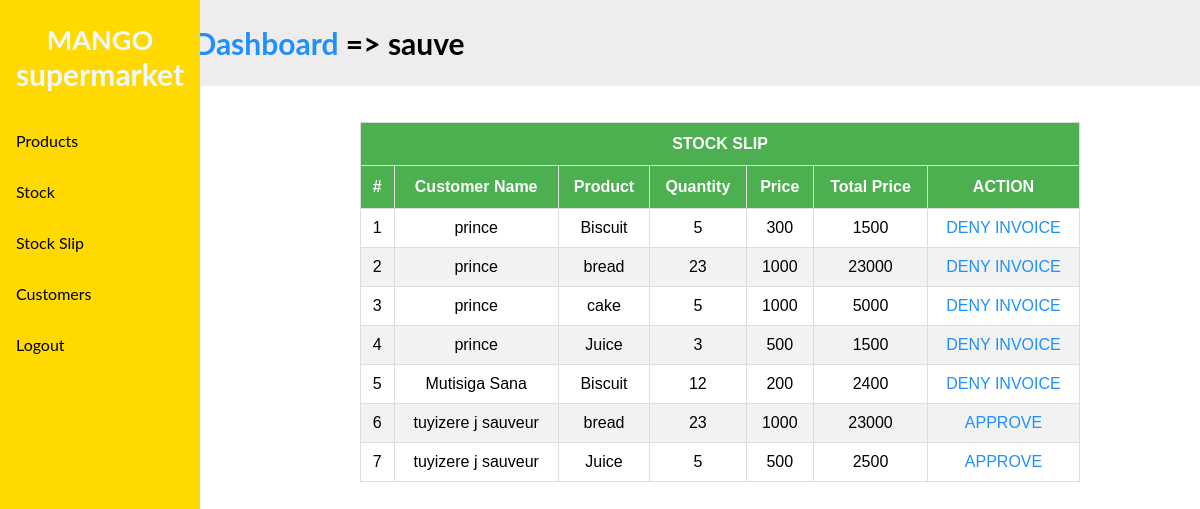
Screenshot of /stockslip.php (signed in) with the database file from the repository.
### tables this page shows
CREATE TABLE `product` (
  `productId` int(11) NOT NULL,
  `ProductName` text NOT NULL
);

CREATE TABLE `customer` (
  `customerId` int(11) NOT NULL,
  `name` text NOT NULL,
  `phone` text NOT NULL,
  `address` text NOT NULL,
  `pin` text NOT NULL
);

CREATE TABLE `stockslip` (
  `slipId` int(11) NOT NULL,
  `customerId` int(11) NOT NULL,
  `stockId` text NOT NULL,
  `quantity` text NOT NULL,
  `totalprice` text NOT NULL,
  `status` tinyint(4) NOT NULL DEFAULT 0
);

CREATE TABLE `stock` (
  `stockId` int(11) NOT NULL,
  `productId` int(11) NOT NULL,
  `quantity` text NOT NULL,
  `unitPrice` text NOT NULL
);

### stockslip.php (the view, shortened to what this page needs)
<?php
include 'menus.php';
?>
<table id="customers">
<tr>
        <th colspan="7"> STOCK SLIP </th>
    </tr>
    <tr>
    <th>#</th>
    <th>Customer Name</th>
    <th>Product</th>
    <th>Quantity</th>
    <th >Price</th>
    <th>Total Price</th>
    <th>ACTION</th>
    </tr>
<?php
$sign="SELECT * FROM product,stock,customer,stockslip WHERE product.productId=stock.productId
AND stock.stockId=stockslip.stockId
AND customer.customerId=stockslip.customerId
ORDER BY stockslip.slipId DESC";
$si=$con->query($sign);
if ($si->num_rows > 0) {
    $i=1;
    while ($row=$si->fetch_assoc()) {
        $slpid=$row['slipId'];
        $stockId=$row['stockId'];
        $cname=$row['name'];
        $pname=$row['ProductName'];
        $quantity=$row['quantity'];
        $price=$row['unitPrice'];
        $total=$row['totalprice'];
        if ($row['status']==0) {
            $option='<a href="approve.php?a_id='.$slpid.'&qua='.$quantity.'&stock='.$stockId.'">APPROVE</a>';
            $invoice="";
        }
        else {
            $option='<a href="deny.php?a_id='.$slpid.'">DENY</a>';
            $invoice='<a href="invoice.php?i_id='.$slpid.'&cname='.$cname.'&pname='.$pname.'&quant='.$quantity.'&total='.$total.'&price='.$price.'">INVOICE</a>';
        }
        ?>
    <tr>
    <td><?= $i++;?></td>
    <td><?= $cname;?></td>
    <td><?= $pname;?></td>
    <td><?= $quantity;?></td>
    <td><?= $price;?></td>
    <td><?= $total;?></td>
    <td><?= $option;?> <?= $invoice;?></td>
    </tr>
        <?php
    }
}
else{
    ?>
    <tr>
        <td colspan="6">No Product Found In The Table</td>
    </tr>
    <?php
}
?>
</table>

### menus.php (shortened to what this page needs)
<?php
if (isset($_SESSION['id']) && isset($_SESSION['username'])) {
   ?>
       <link rel="stylesheet" href="./css/main.css">
   <div class="sidebar topnav print" id="myTopnav">
   <div class="title">
            <h1>MANGO <span>supermarket</span> </h1>
        </div>
  <a href="vproduct.php">Products</a>
  <a href="vstock.php">Stock</a>
  <a href="stockslip.php">Stock Slip</a>
  <a href="users.php">Customers</a>
  <a href="logout.php">Logout</a>
</div>
<div class="head print">
<h1><a class="active" href="dashboard.php">Dashboard</a> => <?= $_SESSION['username']?></h1>
</div>
   <?php
}
else {
    header("location:a_login.php");
}
?>

### css/main.css (style rules this page uses)
* { text-decoration: none; }
.title { position: relative; padding: 5px; display: inline-block; color: aliceblue; font-size: 20px; text-align: center; }
.title h1 { font-size: 27px; }
.title span { font-size: 30px; }
.sidebar { margin: 0; padding: 0; width: 200px; background-color: rgb(255, 217, 0); position: fixed; height: 100%; overflow: auto; }
.sidebar a { display: block; color: black; padding: 16px; text-decoration: none; }
.head { margin-left: 14%; padding: 5px; background-color: rgb(238, 236, 236); }
.head h1 { margin-left: 2%; font-size: 30px; }
a { color: dodgerblue; }
#customers { margin-left: 30%; font-family: "Trebuchet MS", Arial, Helvetica, sans-serif; border-collapse: collapse; width: 60%; }
table { margin-top: 3%; text-align: center; align-items: center; }
#customers td, #customers th { border: 1px solid #ddd; padding: 10px; }
#customers tr:nth-child(even) { background-color: #f2f2f2; }
#customers th { padding-top: 12px; padding-bottom: 12px; text-align: center; background-color: #4CAF50; color: white; }

### rows the page displays
product: customer.name "prince", ProductName "Biscuit", stockslip.quantity "5", stock.unitPrice "300", stockslip.totalprice "1500", customer.name "Mutisiga Sana", stockslip.quantity "12", stock.unitPrice "200", stockslip.totalprice "2400"
product: customer.name "prince", ProductName "bread", stockslip.quantity "23", stock.unitPrice "1000", stockslip.totalprice "23000", customer.name "tuyizere j sauveur"
product: customer.name "prince", ProductName "cake", stockslip.quantity "5", stock.unitPrice "1000", stockslip.totalprice "5000"
product: customer.name "prince", ProductName "Juice", stockslip.quantity "3", stock.unitPrice "500", stockslip.totalprice "1500", customer.name "tuyizere j sauveur", stockslip.quantity "5", stockslip.totalprice "2500"

### other values shown
$_SESSION['username'] "sauve"
